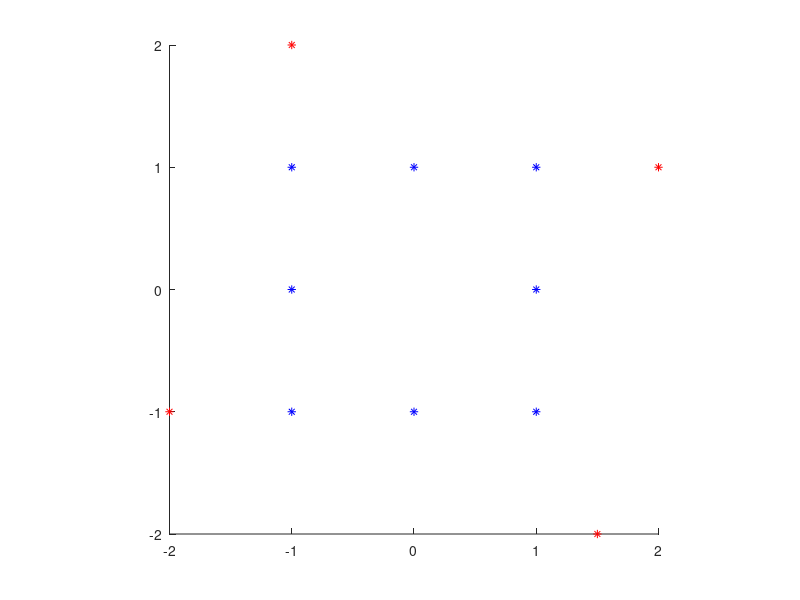

This figure's MATLAB source: (Note: this script raises an error after producing the figure.)
% ComputeSerendipityMatrices.m
% Eric Shi (10-19-2012)
% Computes the serendipity basis functions for 4, 8, and 12 node elements
% in 2-D. Then evaluates the M, K, and G_i matrices.
% Needs some modifications to work in 3D.
clc
clear
close all

% 2-D Arbitrary Quadrilateral to map reference element
% Prefer first element be lower left corner and going around CCW
quadList  = {[-2,-1],[1.5,-2],[2,1],[-1,2]};

dim       = 2;
% nodeList  = {[-1,-1],[1,-1],[1,1],[-1,1]};
% degree    = 1; % (r) This is tied to nodeList!
nodeList  = {[-1,-1],[0,-1],[1,-1],[1,0],[1,1],[0,1],[-1,1],[-1,0]};
degree    = 2; % (r) This is tied to nodeList!
% nodeList  = {[-1,-1],[-1/3,-1],[1/3,-1],[1,-1],[1,-1/3],[1,1/3],[1,1],...
%                 [1/3,1],[-1/3,1],[-1,1],[-1,1/3],[-1,-1/3]};
% degree    = 3; % (r) This is tied to nodeList!
basisList = {};

% Plot the reference element with nodes
hold on
for i = 1:length(nodeList)
    plot(nodeList{i}(1),nodeList{i}(2),'b*')
end
% Plot the corner nodes of the 2-D arbitrary quadrilateral
for i = 1:length(quadList)
    plot(quadList{i}(1),quadList{i}(2),'r*')
end
axis square
hold off

% Figure out where the corner nodes are (arbitrary dimension)
% put these indices in the vector refCorners
distanceVector = zeros(length(nodeList),1); % Distance from origin squared
for nodeIndex = 1:length(nodeList)
    tempNode = nodeList{nodeIndex};
    distanceVector(nodeIndex) = sum(tempNode.^2);
end
maxDistance = max(distanceVector);
refCorners = zeros(length(quadList),1);
refIndex = 1;
for nodeIndex = 1:length(nodeList)
    if sum(nodeList{nodeIndex}.^2) == maxDistance
        refCorners(refIndex) = nodeIndex;
        refIndex = refIndex + 1;
    end
end

% Create basis monomials
for yIndex = 0:degree
    for xIndex = 0:degree
        superDeg = (xIndex>1)*xIndex + (yIndex>1)*yIndex;
        if superDeg < degree+1
            basisList{end+1} = [xIndex,yIndex,superDeg];
        end
    end
end

coeffMatrix = zeros(length(nodeList), length(basisList));

for nodeIndex = 1:length(nodeList)
    nodePos = nodeList{nodeIndex};
    for basisIndex = 1:length(basisList)
        % Want to compute the monomial terms evaluated at a particular
        % coordinate
        coeffProduct = 1;
        basisTerm = basisList{basisIndex};
        for dimIndex = 1:dim
            coeffProduct = coeffProduct*nodePos(dimIndex)^basisTerm(dimIndex);
        end
        coeffMatrix(nodeIndex,basisIndex) = coeffProduct;
    end
end

coeffMatrixInv = inv(coeffMatrix);

% Create the symbolic functions of x and y using the computed coefficients
% and put them in functionVector
coeffMatrixInv = sym(coeffMatrixInv);
syms x y f
functionVector = sym(zeros(size(coeffMatrixInv,2),1));
for basisIndex = 1:size(coeffMatrixInv,2)
    f = 0;
    for monomialIndex = 1:length(basisList)
        f = f + coeffMatrixInv(monomialIndex,basisIndex)*x^basisList{monomialIndex}(1)*y^basisList{monomialIndex}(2);
    end
    functionVector(basisIndex) = f;
end

% Make sure basis functions evaluate to 1 at a node and 0 elsewhere by
% evaluating the functions defined in functionVector at each node.
% testMatrix = zeros(length(nodeList),length(functionVector));
% for basisIndex = 1:length(functionVector)
%     for nodeIndex = 1:length(nodeList)
%         testMatrix(nodeIndex, basisIndex) = subs(functionVector(basisIndex),[x,y],[nodeList{nodeIndex}(1),nodeList{nodeIndex}(2)]);
%     end
% end

% Create transformation x(eta,nu) and y(eta,nu) between reference nodes
% (nodeList) and quadList
transformationMatrix = sym(zeros(dim,1));
for nodeIndex = 1:length(quadList)
    for dimIndex = 1:dim
        transformationMatrix(dimIndex,1) = quadList{nodeIndex}(dimIndex)*functionVector(refCorners(nodeIndex)) + transformationMatrix(dimIndex,1);
    end
end
jacobianDet   = det(jacobian(transformationMatrix)); % Jacobian of the transformation matrix
% Should name the following variable something else to reduce confusion
% with above variable
jacobianMatrix = jacobian(functionVector); % First column is dx, second column is dy

% Evaluate mass matrix
massMatrix = zeros(length(functionVector),length(functionVector));
for kIndex = 1:length(functionVector)
    for mIndex = 1:length(functionVector)
        f = functionVector(kIndex)*functionVector(mIndex)*jacobianDet;
        f = int(f, x, -1, 1);
        f = int(f, y, -1, 1);
        massMatrix(kIndex,mIndex) = f;
    end
end

% Evaluate K matrix
kMatrix = zeros(length(functionVector),length(functionVector));
for kIndex = 1:length(functionVector)
    for mIndex = 1:length(functionVector)
        f = jacobianMatrix(kIndex,1)*jacobianMatrix(mIndex,1) + ...
            jacobianMatrix(kIndex,2)*jacobianMatrix(mIndex,2);
        f = jacobianDet*f;
        f = int(f, x, -1, 1);
        f = int(f, y, -1, 1);
        kMatrix(kIndex,mIndex) = f;
    end
end

% Evaluate G^{km}_x
gxMatrix = zeros(length(functionVector),length(functionVector));
for kIndex = 1:length(functionVector)
    for mIndex = 1:length(functionVector)
        f = jacobianMatrix(kIndex,1)*functionVector(mIndex)*jacobianDet;
        f = int(f, x, -1, 1);
        f = int(f, y, -1, 1);
        gxMatrix(kIndex,mIndex) = f;
    end
end

% Evaluate G^{km}_y
gyMatrix = zeros(length(functionVector),length(functionVector));
for kIndex = 1:length(functionVector)
    for mIndex = 1:length(functionVector)
        f = jacobianMatrix(kIndex,2)*functionVector(mIndex)*jacobianDet;
        f = int(f, x, -1, 1);
        f = int(f, y, -1, 1);
        gyMatrix(kIndex,mIndex) = f;
    end
end

% Put in readable format
massMatrix = sym(massMatrix)
kMatrix = sym(kMatrix)
gxMatrix = sym(gxMatrix)
gyMatrix = sym(gyMatrix)

% Generate output code in latex
% latex(functionVector)
% latex(massMatrix)
% latex(kMatrix)
% latex(gxMatrix)
% latex(gyMatrix)